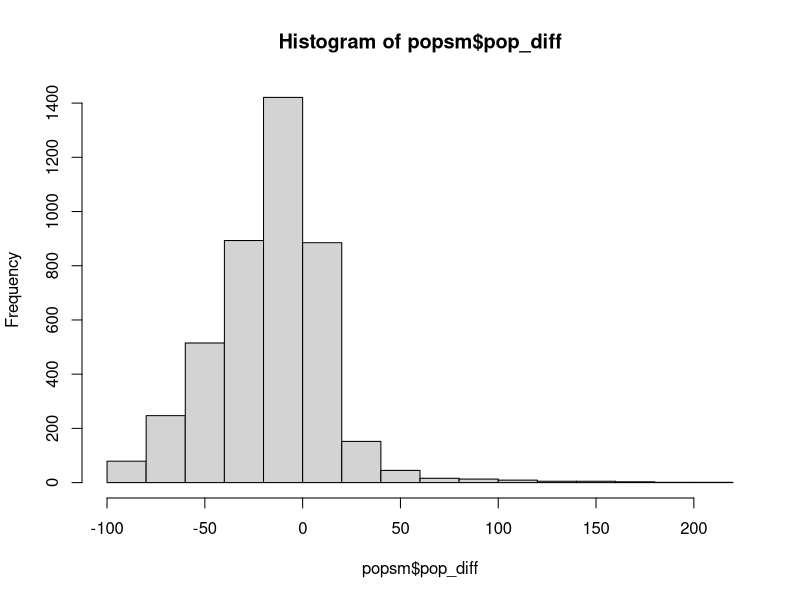
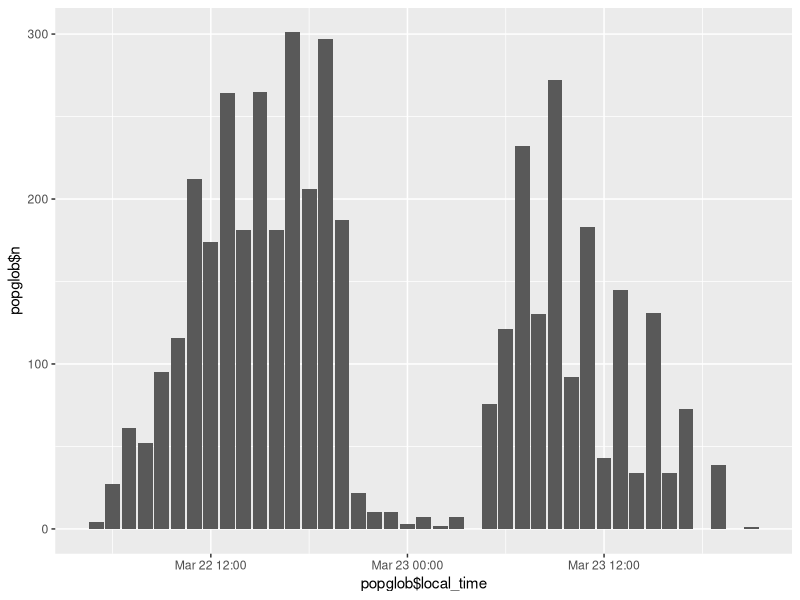
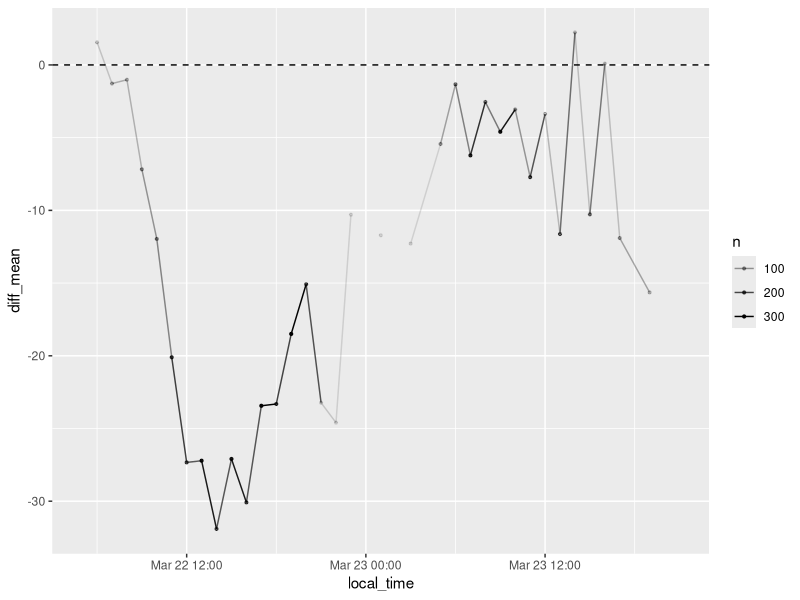
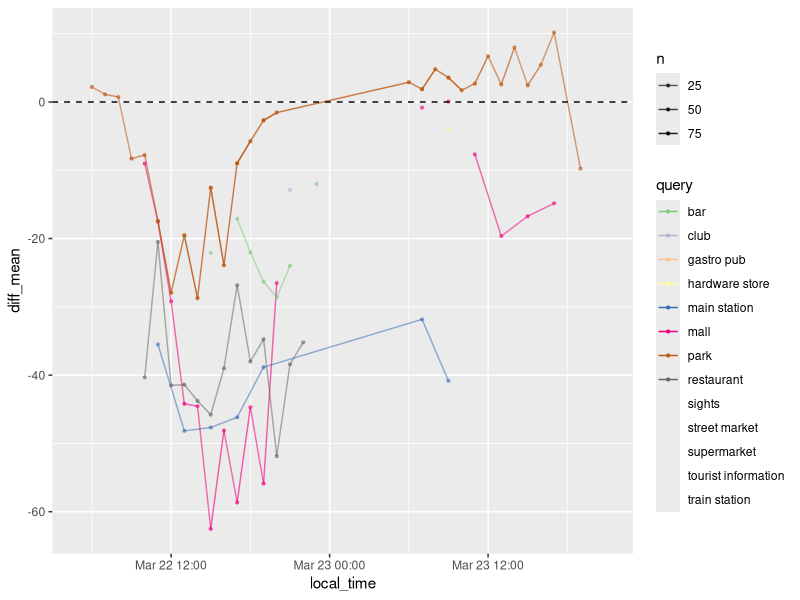
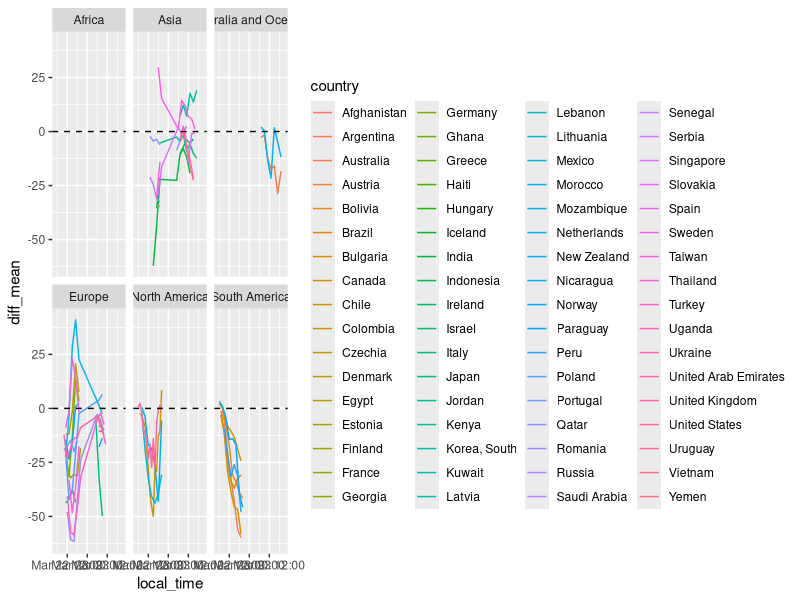

Write R code to recreate these figures, in order.
## ---- chunk 1
knitr::opts_chunk$set(echo = TRUE)
## ---- chunk 2
library(dplyr)
library(ggplot2)
library(lubridate)
## ---- chunk 3
poi <- read.csv('../data/places_of_interest_tz.csv', stringsAsFactors = FALSE)
head(poi)
## ---- chunk 4
regions <- read.csv('../data/regions.csv', stringsAsFactors = FALSE)
poi <- left_join(poi, regions, by = 'country')
stopifnot(sum(is.na(poi$region)) == 0)
head(poi)
## ---- chunk 5
poptime <- read.csv('../data/popularity.csv', stringsAsFactors = FALSE)
head(poptime)
## ---- chunk 6
pop <- left_join(poptime, poi, by = 'place_id')
stopifnot(sum(is.na(pop$name)) == 0)
head(pop)
## ---- chunk 7
pop$local_time <- ymd_h(paste(pop$local_date, pop$local_hour))
select(pop, local_date, local_hour, local_time) %>% sample_n(20)
## ---- chunk 8
pop$pop_diff <- pop$current_pop - pop$usual_pop

# reduced dataset:
popsm <- select(pop, region, country, city, query, name, local_time, pop_diff)
head(popsm)
## ---- chunk 9
c(mean(popsm$pop_diff), sd(popsm$pop_diff), median(popsm$pop_diff))
## ---- chunk 10
hist(popsm$pop_diff)
## ---- chunk 11
popglob <- group_by(popsm, local_time) %>% summarise(diff_mean = mean(pop_diff), diff_sd = sd(pop_diff), n = n())
head(popglob)
## ---- chunk 12
qplot(popglob$local_time, popglob$n, geom = 'col')
## ---- chunk 13
# set values with very few observations to NA to produce gaps in plot
low_obs_to_NA <- function(df, col, thresh) {
    df[[col]] <- ifelse(df$n < thresh, NA, df[[col]])
    df
}

popglob <- low_obs_to_NA(popglob, 'diff_mean', thresh = 5)
head(popglob)
## ---- chunk 14
ggplot(popglob, aes(x = local_time, y = diff_mean, alpha = n)) +
    geom_line() + geom_point(size = 0.75) + geom_hline(yintercept = 0, linetype = 'dashed')
## ---- chunk 15
poplocality <- group_by(popsm, local_time, query) %>% summarise(diff_mean = mean(pop_diff), diff_sd = sd(pop_diff), n = n())
poplocality <- low_obs_to_NA(poplocality, 'diff_mean', thresh = 5)
head(poplocality)
## ---- chunk 16
ggplot(poplocality, aes(x = local_time, y = diff_mean, color = query, alpha = n)) +
    geom_line() +
    geom_point(size = 0.75) +
    geom_hline(yintercept = 0, linetype = 'dashed') +
    scale_color_brewer(type = 'qual') +
    scale_alpha_continuous(range = c(0.5, 1))
## ---- chunk 17
popcountry <- group_by(popsm, local_time, region, country) %>% summarise(diff_mean = mean(pop_diff), diff_sd = sd(pop_diff), n = n())
popcountry <- low_obs_to_NA(popcountry, 'diff_mean', thresh = 5)
head(popcountry)
## ---- chunk 18
ggplot(popcountry, aes(x = local_time, y = diff_mean, color = country)) +
    geom_line() +
    geom_hline(yintercept = 0, linetype = 'dashed') +
    facet_wrap(~ region)
